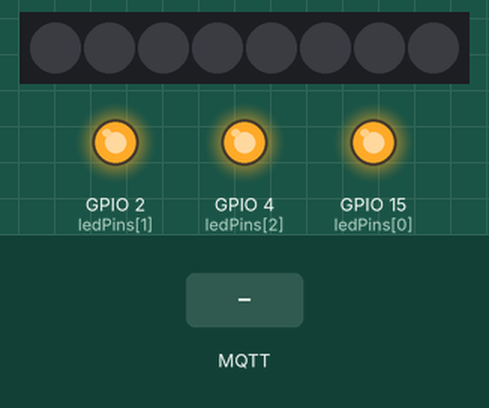
Simulated run of this sketch. Board: ESP32. On the bench: 8 RGB LEDs in strip order, left to right, output pins drawn as LEDs (lit = HIGH). The inputs (shaded band) are chosen by the test bench. Dim RGB values are drawn brighter than linear; WiFi joins after 1.5 s; servers stay silent unless stated; no MQTT or app messages arrive unless stated; what the sketch prints to the serial monitor is not drawn.

Above: at 2.7 s.
2.8 s: MQTT message "0" arrives on the first subscribed topic
At 3.9 s:
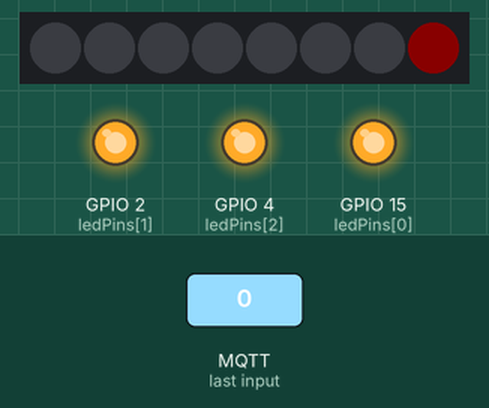
4.3 s: MQTT message "0" arrives on the second subscribed topic
At 5.0 s:
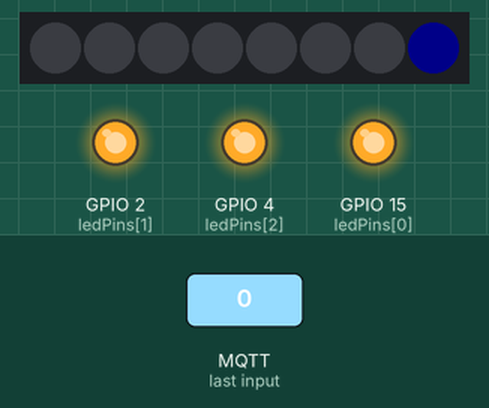
5.8 s: MQTT message "1" arrives on the first subscribed topic
At 6.2 s:
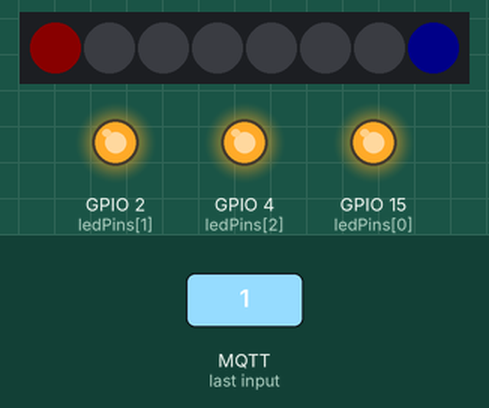
7.3 s: MQTT message "4" arrives on the first subscribed topic
At 8.5 s:
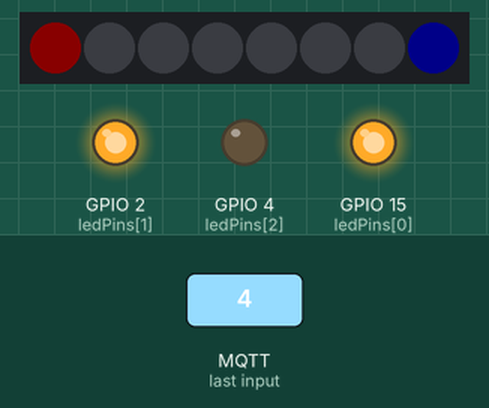
8.8 s: MQTT message "4" arrives on the second subscribed topic
At 9.6 s:
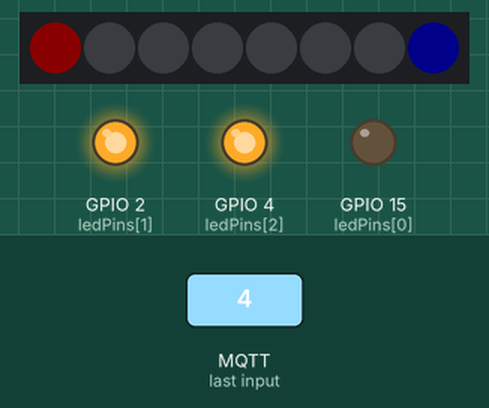
10.3 s: MQTT message "on" arrives on the first subscribed topic
At 10.8 s:
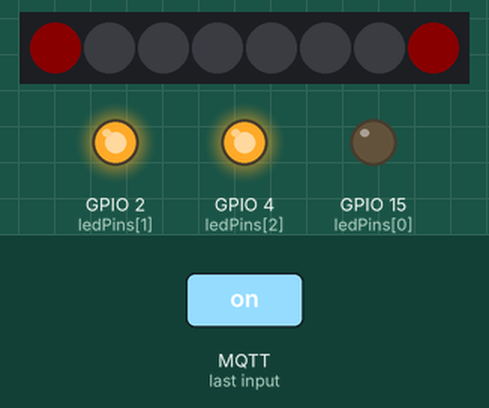
Timing chart, 0 to 12.8 s (numbered marks = the images above; inputs shaded):
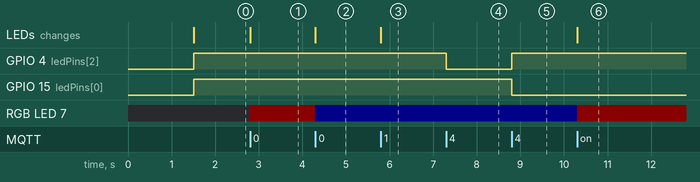

Measured:
- after the input at 2.8 s, RGB LED 7: off → RGB(10, 0, 0) at once; the LEDs: change at once (image 1)
- after the input at 4.3 s, RGB LED 7: RGB(10, 0, 0) → RGB(0, 0, 10) at once; the LEDs: change at once (image 2)
- after the input at 5.8 s, the LEDs: change at once (image 3)
- after the input at 7.3 s, GPIO 4 (ledPins[2]): HIGH → LOW at once
- after the input at 8.8 s, GPIO 4 (ledPins[2]): LOW → HIGH at once; GPIO 15 (ledPins[0]): HIGH → LOW at once
- after the input at 10.3 s, RGB LED 7: RGB(0, 0, 10) → RGB(10, 0, 0) at once; the LEDs: change at once (image 6)

The sketch:

tictactoe_esp32.ino
```cpp
#include <PubSubClient.h>
#include <WiFi.h>
#include <Keypad.h>
#include "Freenove_WS2812_Lib_for_ESP32.h"

const char* ssid = "hotspot";
const char* password = "password";
const char* mqtt_server = "192.168.50.23";

WiFiClient espClient;
PubSubClient client(espClient);

char keys[4][4] = {
  {'1', '2', '3', 'A'},
  {'4', '5', '6', 'B'},
  {'7', '8', '9', 'C'},
  {'*', '0', '#', 'D'}
};
byte rowPins[4] = {14, 27, 26, 25}; // connect to the row pinouts of the keypad
byte colPins[4] = {13, 21, 22, 23};   // connect to the column pinouts of the keypad
Keypad myKeypad = Keypad(makeKeymap(keys), rowPins, colPins, 4, 4);

//For circle led strip
Freenove_ESP32_WS2812 strip = Freenove_ESP32_WS2812(8, 19, 0, TYPE_GRB);
int m_color[2][3] = {{255, 0, 0}, {0, 0, 255}};

//For middle LED
const byte ledPins[] = {15, 2, 4};    //define red, green, blue led pins
const byte chns[] = {0, 1, 2};        //define the pwm channels

void setupWifi() {
  Serial.print("Connecting to ");
  Serial.println(ssid);
  WiFi.mode(WIFI_STA);
  WiFi.begin(ssid, password);

  while (WiFi.status() != WL_CONNECTED) {
    delay(500);
    Serial.print(".");
  }

  Serial.println("WiFi connected");
  Serial.println("IP address: ");
  Serial.print(WiFi.localIP());
}

void setup() {
  Serial.begin(115200);
  while (!Serial);
  setupWifi();

  strip.begin();
  strip.setBrightness(10);

  for (int i = 0; i < 3; i++) {   //setup the pwm channels,1KHz,8bit
    ledcSetup(chns[i], 1000, 8);
    ledcAttachPin(ledPins[i], chns[i]);
  }
  ledcWrite(chns[0], 255);
  ledcWrite(chns[1], 255);
  ledcWrite(chns[2], 255);
  client.setServer(mqtt_server, 1883);
  client.setCallback(callback);
}

void reconnect() {
  while (!client.connected()) {
    Serial.print("Attempting MQTT connection...");
    if (client.connect("ESP32Client")) {
      Serial.println("connected");
      client.subscribe("tictactoe/player1/move");
      client.subscribe("tictactoe/player2/move");
    } else {
      Serial.print("failed, rc=");
      Serial.print(client.state());
      delay(5000);
    }
  }
}

void setLED(int pos, int color) {
  //translate game pos to led pos
  if (pos == 0) pos = 7;
  else if (pos == 1) pos = 0;
  else if (pos == 2) pos = 1;
  else if (pos == 3) pos = 6;
  //different rgb led in middle
  else if (pos == 4) {
    ledcWrite(chns[0], 255 - m_color[color][2]); //Common anode LED, low level to turn on the led.
    ledcWrite(chns[1], 255 - m_color[color][1]);
    ledcWrite(chns[2], 255 - m_color[color][0]);
    return;
  }
  else if (pos == 5) pos = 2;
  else if (pos == 6) pos = 5;
  else if (pos == 7) pos = 4;
  else if (pos == 8) pos = 3;

  strip.setLedColorData(pos, m_color[color][0], m_color[color][1], m_color[color][2]);
  strip.show();
}

void loop() {
  if (!client.connected()) {
    reconnect();
  }
  client.loop();
  char keyPressed = myKeypad.getKey();
  if (keyPressed) {
    client.publish("tictactoe/player1/input", &keyPressed);
  }
}

void callback(char* topic, byte* message, unsigned int length) {
  if (strcmp(topic, "tictactoe/player1/move") == 0) {
    setLED(atoi((char *) message), 0);
  } else if (strcmp(topic, "tictactoe/player2/move") == 0) {
     setLED(atoi((char *) message), 1);
  }
}
```
